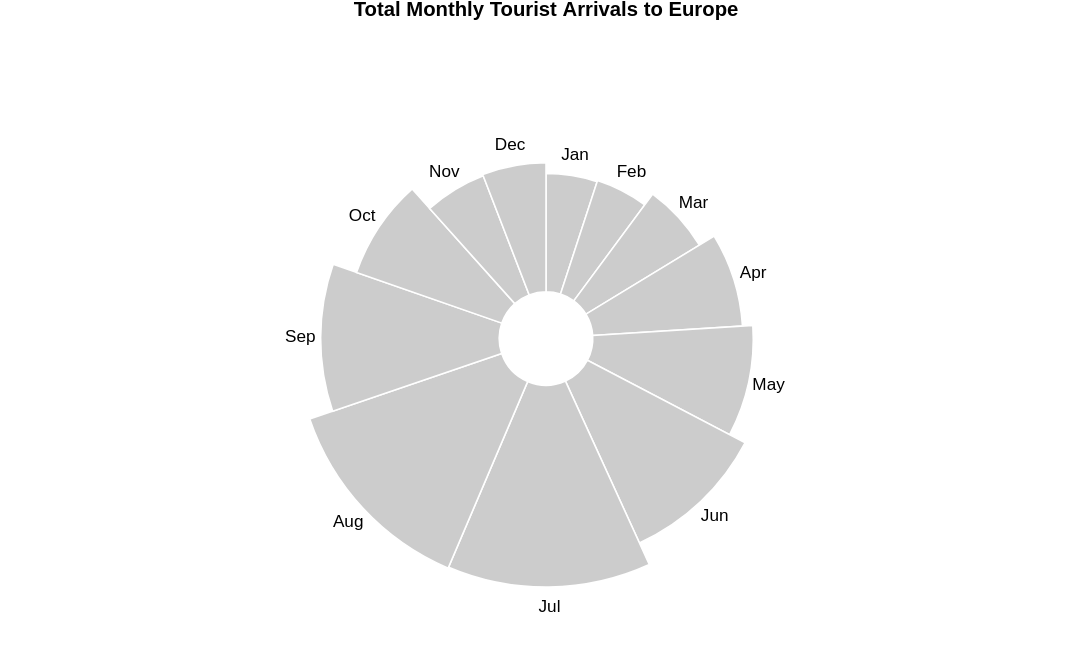

The Vega-Lite source for this figure:
### Vega specification from a JSON file in a GitHub repository (floating-point values rounded to 4 significant figures)
{"$schema": "https://vega.github.io/schema/vega/v5.json", "width": 700, "height": 400, "description": "A basic radial plot that encodes two values as the angle and radius of an arc.", "title": "Total Monthly Tourist Arrivals to Europe", "data": [{"name": "table", "values": [{"category": "Jan", "value": 36995000, "startAngle": 0, "endAngle": 0.3152}, {"category": "Feb", "value": 37692000, "startAngle": 0.3152, "endAngle": 0.6362}, {"category": "Mar", "value": 45518000, "startAngle": 0.6362, "endAngle": 1.024}, {"category": "Apr", "value": 56725000, "startAngle": 1.024, "endAngle": 1.507}, {"category": "May", "value": 64043000, "startAngle": 1.507, "endAngle": 2.053}, {"category": "Jun", "value": 77462000, "startAngle": 2.053, "endAngle": 2.713}, {"category": "Jul", "value": 97635000, "startAngle": 2.713, "endAngle": 3.544}, {"category": "Aug", "value": 98575000, "startAngle": 3.544, "endAngle": 4.384}, {"category": "Sep", "value": 77905000, "startAngle": 4.384, "endAngle": 5.048}, {"category": "Oct", "value": 59350000, "startAngle": 5.048, "endAngle": 5.553}, {"category": "Nov", "value": 42445000, "startAngle": 5.553, "endAngle": 5.915}, {"category": "Dec", "value": 43222000, "startAngle": 5.915, "endAngle": 6.283}], "transform": [{"type": "pie", "field": "value"}]}], "scales": [{"name": "r", "type": "sqrt", "domain": {"data": "table", "field": "value"}, "zero": true, "range": [20, 160]}], "marks": [{"type": "arc", "from": {"data": "table"}, "encode": {"enter": {"x": {"field": {"group": "width"}, "mult": 0.5}, "y": {"field": {"group": "height"}, "mult": 0.5}, "startAngle": {"field": "startAngle"}, "endAngle": {"field": "endAngle"}, "innerRadius": {"value": 30}, "outerRadius": {"scale": "r", "field": "value"}, "stroke": {"value": "#fff"}, "tooltip": {"field": "value", "type": "quantitative", "title": "Number of tourists"}}, "update": {"fill": {"value": "#ccc"}}, "hover": {"fill": {"value": "pink"}}}}, {"type": "text", "from": {"data": "table"}, "encode": {"enter": {"x": {"field": {"group": "width"}, "mult": 0.5}, "y": {"field": {"group": "height"}, "mult": 0.5}, "radius": {"scale": "r", "field": "value", "offset": 13}, "theta": {"signal": "(datum.startAngle + datum.endAngle)/2"}, "fill": {"value": "#000"}, "align": {"value": "center"}, "baseline": {"value": "middle"}, "text": {"field": "category"}}}}]}
